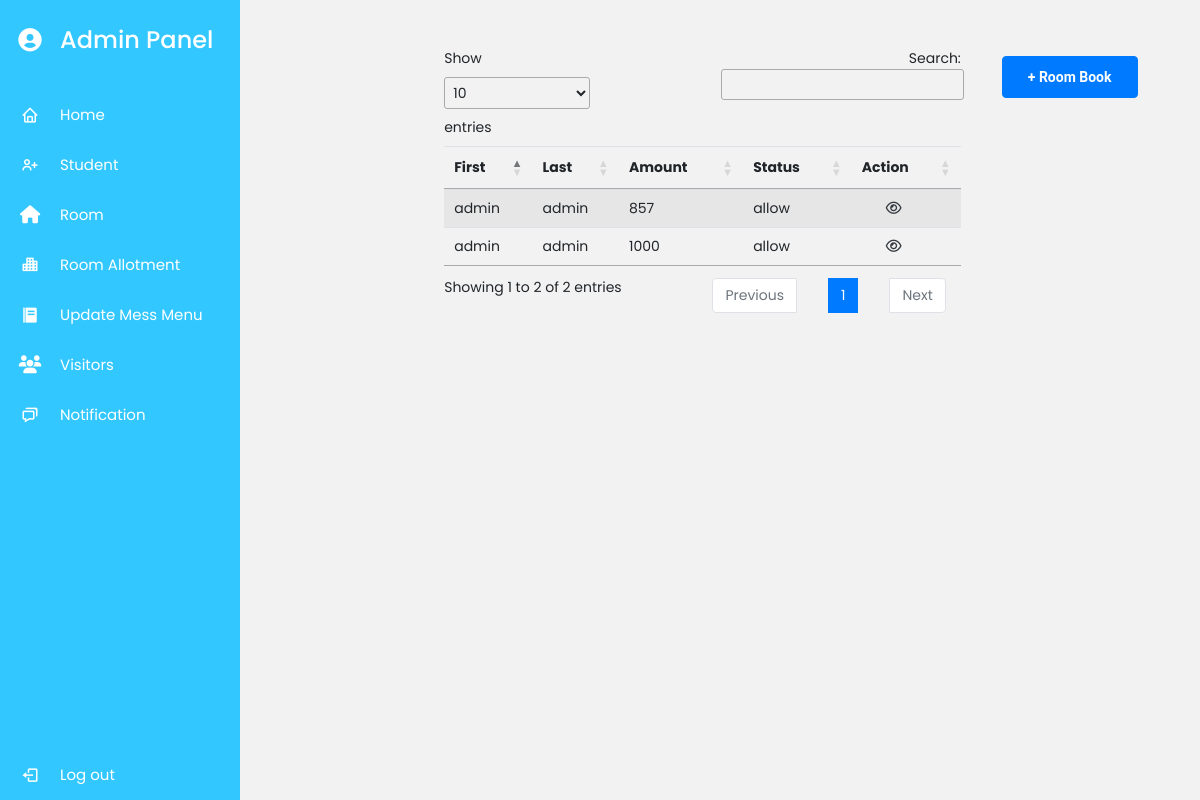
Page /roomlist/ (signed in) on the committed database.
### myapp/models.py (models this page shows, shortened)
class Booking(models.Model):
    user = models.ForeignKey(User,models.CASCADE)
    student = models.ForeignKey(Student,on_delete=models.CASCADE,null=True)
    room = models.ForeignKey(Room,models.CASCADE)
    amount = models.CharField(max_length=10,null=True)
    statu = models.CharField(max_length=10,choices=status, null=True)
    Type = models.CharField(max_length=10,choices=status, null=True)
    booking_date = models.DateField(auto_now_add=True)
    created_at = models.DateTimeField(auto_now_add=True)
    updated_at = models.DateTimeField(auto_now=True)
    time = models.DateTimeField(auto_now=True)
    status_choices = (
            (1, 'Room Book'),
            (2, 'Room Not Available'),
    )
    payment_status_choices = (
        (1,'SUCCESS'),
        (2,'PENDING'),
    )
    status = models.IntegerField(choices=status_choices,default=1)
    payment_status = models.IntegerField(choices= payment_status_choices,default=2)
    order_id = models.CharField(unique=True,max_length=100,null=True,blank=True,default=None)
    razorpay_order_id = models.CharField(max_length=500,null=True,blank=True)
    razorpay_payment_id = models.CharField(max_length=500,null=True,blank=True)
    razorpay_signature = models.CharField(max_length=500,null=True,blank=True)

### myapp/views.py (the view)
# urls.py: path('roomlist/',views.roollist,name='roomlist'),
def roollist(request):
    if request.user.is_superuser:
        book = Booking.objects.all()
        return render(request, "roomlist.html", {'book': book})
    else:
        return redirect("Home")

### myapp/templates/roomlist.html (shortened to what this page needs)
{% extends 'admindash.html' %}
{% block content %}
   <div class="col-lg-8">
       <div class="row justify-content-around ml-8 mt-5">
           <div class="col-lg-8">
                   <a href="/roombook/" class='btn btn-primary my-2  float-end' style="    position: absolute;
                   margin-left: 102%;">+ Room Book</a>
                   <table class="table table-striped" id="geniustable55" >
                        <thead>
                            <tr>
                              <th scope="col">First</th>
                              <th scope="col">Last</th>
                              <th scope="col">Amount</th>
                              <th scope="col">Status</th>
                              <th scope="col">Action</th>
                            </tr>
                          </thead>
                          {% if book %}
                          <tbody>
                              {% for i in book %}
                            <tr>
                              <td>{{i.user}}</td>
                              <td>{{i.user}}</td>
                              <td>{{i.amount}}</td>
                              <td>{{i.statu}}</td>
                              <td><a href="{% url 'roomdetails' i.id %}"><i class="fa fa-eye  text-dark pl-4" aria-hidden="true"></i></a></td>
                            </tr>
                            {% endfor %}
                          </tbody>
                          {% endif %}
                        </table>
           </div>
           </div>
{% endblock content %}

### myapp/static/css/admindash.css (style rules this page uses)
* { margin: 0; padding: 0; box-sizing: border-box; font-family: 'Poppins', sans-serif; }

### myapp/static/css/visitors.css (style rules this page uses)
* { margin: 0; padding: 0; box-sizing: border-box; }
body { font-size: 14px; background: #f2f2f2; }

### myapp/static/css/main.css (style rules this page uses)
.row { display: -webkit-box; display: -webkit-flex; display: -moz-box; display: -ms-flexbox; display: flex; -webkit-flex-wrap: wrap; -ms-flex-wrap: wrap; flex-wrap: wrap; }
html { -webkit-box-sizing: border-box; -moz-box-sizing: border-box; box-sizing: border-box; }
* { padding: 0; margin: 0; }
*, *:before, *:after { -webkit-box-sizing: inherit; -moz-box-sizing: inherit; box-sizing: inherit; }
body, h1, h2, h3, h4, h5, h6, blockquote, p, pre, dl, dd, ol, ul, figure, hr, fieldset, legend { margin: 0; padding: 0; }
table { border-collapse: collapse; border-spacing: 0; }
body { font-family: "Roboto", "Arial", "Helvetica Neue", sans-serif; font-weight: 400; font-size: 14px; }
.btn { line-height: 40px; display: inline-block; padding: 0 25px; cursor: pointer; color: #fff; font-family: "Roboto", "Arial", "Helvetica Neue", sans-serif; -webkit-transition: all 0.4s ease; -o-transition: all 0.4s ease; -moz-transition: all 0.4s ease; transition: all 0.4s ease; font-size: 14px; font-weight: 700; }

### myapp/static/css/room.css (style rules this page uses)
* { margin: 0; padding: 0; box-sizing: border-box; }
body { font-size: 14px; background: #f2f2f2; }

### rows in the picture
Booking: user "admin", amount "857", statu "allow"
Booking: user "admin", amount "1000", statu "allow"
